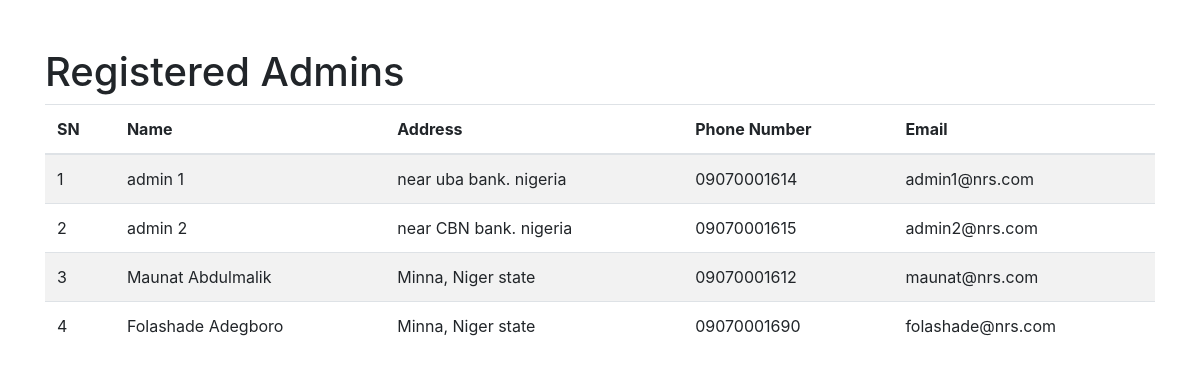
The app's page /admins (signed in) with its own data.
### app.py (models this page shows)
class Admin(db.Model):
    id = db.Column(db.Integer, primary_key=True)
    email = db.Column(db.String(100), unique=True, nullable=False)
    admin_name = db.Column(db.String(150), nullable=False)
    admin_address = db.Column(db.String(150), nullable=False)
    phone_number = db.Column(db.String(15), nullable=False)
    password = db.Column(db.String(200), nullable=False)
    is_admin = db.Column(db.Boolean, default=False)

### app.py (the view)
@app.route('/admins')
@admin_required
def show_admins():
    admins = Admin.query.all()
    return render_template('admins.html', admins=admins)

### app.py (called while the page is built)
@app.before_request
def before_request():
    session.permanent = True
    app.permanent_session_lifetime = timedelta(minutes=20)
    session.modified = True
    session['last_activity'] = time.time()

def admin_required(f):
    @wraps(f)
    def decorated_function(*args, **kwargs):
        if 'user_id' not in session or not session.get('is_admin'):
            flash('You do not have permission to access this page.', 'danger')
            return redirect(url_for('login'))
        return f(*args, **kwargs)
    return decorated_function

### templates/admins.html (shortened to what this page needs)
<!DOCTYPE html>
<html lang="en">
<head>
    <link href="https://stackpath.bootstrapcdn.com/bootstrap/4.5.2/css/bootstrap.min.css" rel="stylesheet">
</head>
<body>
    <div class="container mt-5">
        <h1>Registered Admins</h1>
        <table class="table table-striped">
            <thead>
                <tr>
                    <th>SN</th>
                    <th>Name</th>
                    <th>Address</th>
                    <th>Phone Number</th>
                    <th>Email</th>
                </tr>
            </thead>
            <tbody>
                {% for admin in admins %}
                <tr>
                    <td>{{ admin.id }}</td>
                    <td>{{ admin.admin_name }}</td>
                    <td>{{ admin.admin_address }}</td>
                    <td>{{ admin.phone_number }}</td>
                    <td>{{ admin.email }}</td>
                </tr>
                {% endfor %}
            </tbody>
        </table>
    </div>
</body>
</html>

### records on screen
Admin: id "1", admin_name "admin 1", admin_address "near uba bank. nigeria", phone_number "09070001614", email "admin1@nrs.com"
Admin: id "2", admin_name "admin 2", admin_address "near CBN bank. nigeria", phone_number "09070001615", email "admin2@nrs.com"
Admin: id "3", admin_name "Maunat Abdulmalik", admin_address "Minna, Niger state", phone_number "09070001612", email "maunat@nrs.com"
Admin: id "4", admin_name "Folashade Adegboro", admin_address "Minna, Niger state", phone_number "09070001690", email "folashade@nrs.com"
